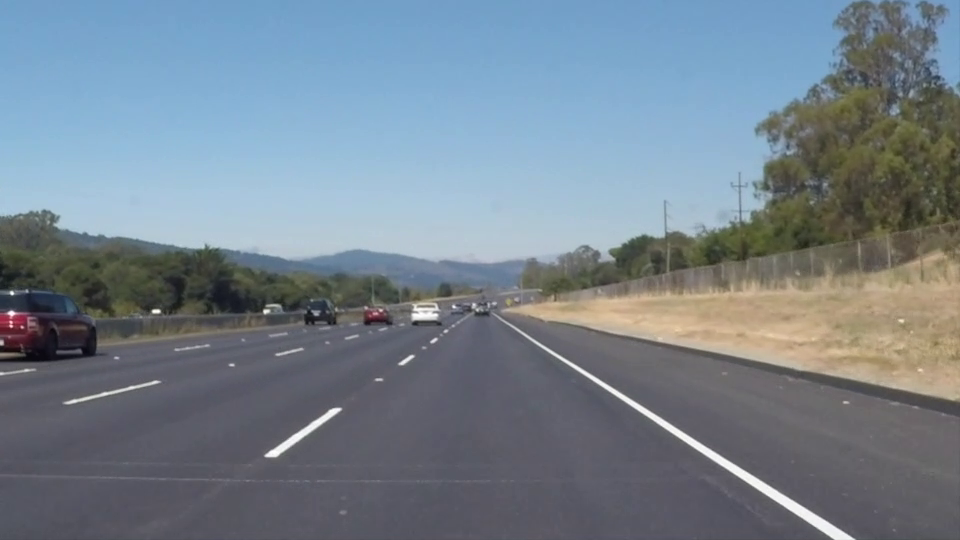
#> input picture frame 22 of OpenCV 6일차/실습/mov/solidWhiteRight.mp4, 960 x 540 px, given in place of challenge.mp4, which was not available
$ python opencv_56.py
#> lines starting #> are read from the running program, lines starting #| are printed output that depends on the picture; after the words box and inside, x2 and y2 are one past the last pixel; in counts of white or black regions, pixels touching at a corner belong together; pictures that were not available may be replaced by others from this repository, and a replacement may not be noted
# OpenCV 차선인식 엣지 동영상 출력
import cv2
import numpy as np

capture = cv2.VideoCapture('mov/challenge.mp4',)

trap_bottom_width = 0.8
trap_top_width = 0.1
trap_height = 0.4

rho = 2
theta = 1 * np.pi / 180
threshold = 15
min_line_lenght = 10
max_line_gap = 20

if capture.isOpened() == False:
    print("동영상을 열수없습니다.")
    exit(1)

while True:
    ret, img_frame = capture.read()
#> img_frame is the input picture: shape (540, 960, 3); mean B, G, R 141.9, 130.7, 117.7

    img_frames = img_frame.copy()
    img_frames1 = img_frame.copy()
    img_frames2 = img_frame.copy()

    capture_hsv = cv2.cvtColor(img_frame, cv2.COLOR_BGR2HSV)
#> capture_hsv: shape (540, 960, 3); mean H, S, V 94.9, 54.6, 147.7
    capture_gray = cv2.cvtColor(img_frame, cv2.COLOR_BGR2GRAY)
    capture_grays = cv2.cvtColor(capture_gray, cv2.COLOR_GRAY2BGR)

    # 블러(흐림)을 사용해서 노이즈 제거
    img_gauss = cv2.GaussianBlur(capture_gray, (5, 5), 0)
    img_gausss = cv2.merge((img_gauss, img_gauss, img_gauss))

    # 임계값(Threshold)를 사용하여 이진화
    _, frame_binary = cv2.threshold(img_gauss, 0, 255, cv2.THRESH_OTSU + cv2.THRESH_BINARY)
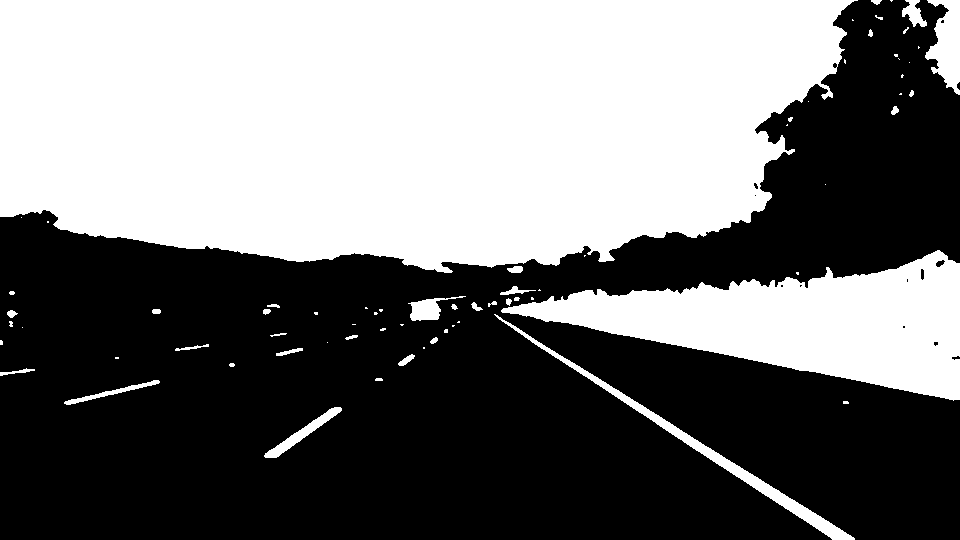
#> frame_binary: shape (540, 960); 46.1% white; 71 white regions (38 under 20 px), largest, box (x1, y1, x2, y2) and area: (0, 0, 858, 273) 196514, (501, 250, 960, 401) 33319, (494, 314, 855, 540) 3389
    frame_binarys = cv2.merge((frame_binary, frame_binary, frame_binary))

    # 외각선(엣지) 구하기 : Canny 엣지를 사용
    frame_canny = cv2.Canny(frame_binary, 50, 150)
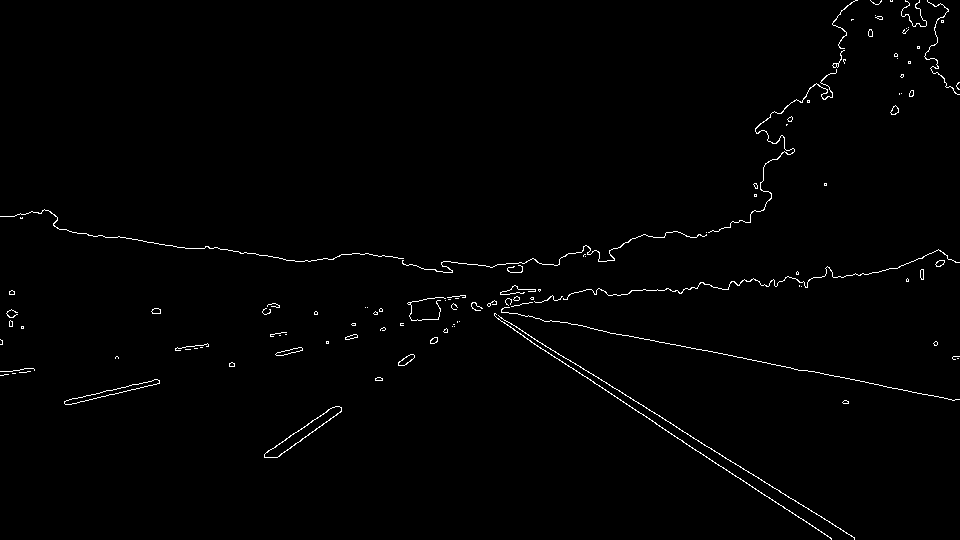
#> frame_canny: shape (540, 960); 1% white in thin lines or dots
    frame_cannys = cv2.merge((frame_canny, frame_canny, frame_canny))
#> frame_cannys: shape (540, 960, 3); 1% white in thin lines or dots

    # 허프 변환
    # cv2.HoughLinesP(image, rho, theta, threshold, minLineLength, maxLineGap) → lines
    # image – 8bit, single-channel binary image, canny edge를 선 적용.
    # rho – r 값의 범위 (0 ~ 1 실수)
    # theta – 𝜃 값의 범위(0 ~ 180 정수)
    # threshold – 만나는 점의 기준, 숫자가 작으면 많은 선이 검출되지만 정확도가 떨어지고, 숫자가 크면 정확도가 올라감.
    # minLineLength – 선의 최소 길이. 이 값보다 작으면 reject.
    # maxLineGap – 선과 선사이의 최대 허용간격. 이 값보다 작으며 reject.
    lines = cv2.HoughLinesP(frame_canny, rho, theta, threshold, minLineLength=min_line_lenght, maxLineGap=max_line_gap)
#> lines = 286 rows, first 6: [471, 305, 882, 385], [617, 398, 830, 537], [494, 313, 854, 538], [833, 277, 843, 277], [436, 271, 450, 272], [132, 239, 142, 240]

    for i, line in enumerate(lines):
        cv2.line(img_frames1, (line[0][0], line[0][1]), (line[0][2], line[0][3]), (0, 255, 0), 1)
#> this loop made 286 passes

    img_hsv = cv2.cvtColor(img_frame, cv2.COLOR_BGR2HSV)
    img_h, img_S, img_v = cv2.split(img_hsv)

    # HSV로 노랑색 정보를 좀 더 구체적으로 표시
    lower_yellow = (20, 125, 130)  # 자료형은 튜플형태로(H, S, V)
    upper_yellow = (40, 255, 255)  # 자료형은 튜플형태로(H, S, V)

    # HSV로 하얀색 정보를 좀 더 구체적으로 표시
    img_dst_w = np.copy(img_frame)

    bgr_threshold = [200, 200, 200]

    # BGR 제한 값보다 작으면 검은색으로
    thresholds = (img_frame[:, :, 0] < bgr_threshold[0]) \
                 | (img_frame[:, :, 1] < bgr_threshold[1]) \
                 | (img_frame[:, :, 2] < bgr_threshold[2])
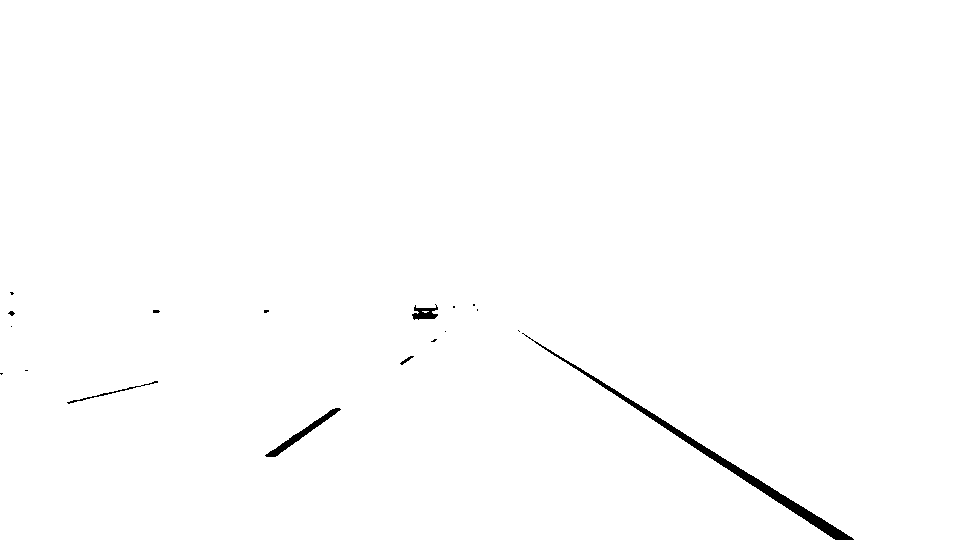
#> thresholds: shape (540, 960) bool; 99.3% white; 18 black regions (12 under 20 px), largest, box (x1, y1, x2, y2) and area: (522, 333, 854, 540) 2336, (265, 408, 341, 457) 524, (412, 304, 438, 320) 236, (67, 381, 158, 404) 148, (400, 356, 414, 365) 39, (8, 311, 15, 316) 21
    img_dst_w[thresholds] = [0, 0, 0]

    img_mask_y = cv2.inRange(img_hsv, lower_yellow, upper_yellow)  # 노랑색 정보 추출(특정 범위 안에 있는 행렬 원소 검출)
#> img_mask_y: shape (540, 960); every value is 0
    img_mask_ys = cv2.merge((img_mask_y, img_mask_y, img_mask_y))
#> img_mask_ys: shape (540, 960, 3); every value is 0
    img_dst_y = cv2.bitwise_and(img_frame, img_frame, mask=img_mask_y)  # AND 비트연산

    img_dst_yw = cv2.addWeighted(img_dst_y, 1.0, img_dst_w, 1.0, 0)

    img_zero = np.zeros_like(img_frames)
    height, width = img_zero.shape[:2]
#> height = 540; width = 960

    pts = np.array([[
        ((width * (1-trap_bottom_width)) // 2, height),
        ((width * (1-trap_top_width)) // 2, (1-trap_height) * height),
        (width - (width * (1-trap_top_width)) // 2, (1-trap_height) * height),
        (width -(width * (1-trap_bottom_width)) // 2, height)]],
        dtype=np.int32)

    cv2.fillPoly(img_zero, pts, (255, 255, 255), cv2.LINE_AA)

    img_frames_poly = cv2.bitwise_and(img_frames, img_zero)
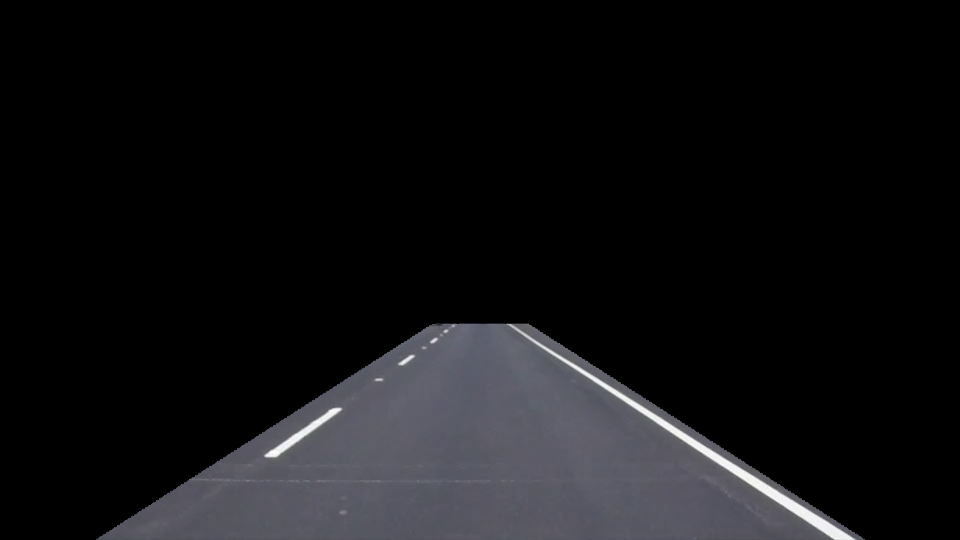
#> img_frames_poly: shape (540, 960, 3); mean B, G, R 19.3, 17.5, 17.5
    img_poly = cv2.bitwise_and(img_dst_yw, img_zero)

    img_zero = np.zeros_like(frame_canny)
    height, width = img_zero.shape[:2]

    pts = np.array([[
        ((width * (1-trap_bottom_width)) // 2, height),
        ((width * (1-trap_top_width)) // 2, (1-trap_height) * height),
        (width - (width * (1-trap_top_width)) // 2, (1-trap_height) * height),
        (width -(width * (1-trap_bottom_width)) // 2, height)]],
        dtype=np.int32)

    cv2.fillPoly(img_zero, pts, 255, cv2.LINE_AA)
#> img_zero: shape (540, 960)

    img_canny_poly = cv2.bitwise_and(frame_canny, img_zero)
    img_canny_polys = cv2.merge((img_canny_poly, img_canny_poly, img_canny_poly))
    img_frame_canny_poly = cv2.bitwise_and(img_frames1, img_canny_polys)

    lines = cv2.HoughLinesP(img_canny_poly, rho, theta, threshold, minLineLength=min_line_lenght, maxLineGap=max_line_gap)
#> lines = 20 rows, first 6: [510, 323, 854, 538], [594, 383, 830, 537], [575, 363, 676, 426], [505, 323, 602, 388], [264, 455, 333, 407], [277, 457, 341, 411]

    for i, line in enumerate(lines):
        cv2.line(img_frames2, (line[0][0], line[0][1]), (line[0][2], line[0][3]), (0, 255, 0), 1)
#> this loop made 20 passes
#> line on passes 1 to 12: [[510, 323, 854, 538]], [[594, 383, 830, 537]], [[575, 363, 676, 426]], [[505, 323, 602, 388]], [[264, 455, 333, 407]], [[277, 457, 341, 411]], [[267, 451, 330, 408]], [[381, 380, 437, 341]], [[377, 380, 452, 326]], [[376, 380, 453, 324]], [[808, 508, 854, 537]], [[592, 381, 626, 403]]

    cont = cv2.hconcat([img_frame, capture_hsv, capture_grays, img_gausss, frame_binarys])
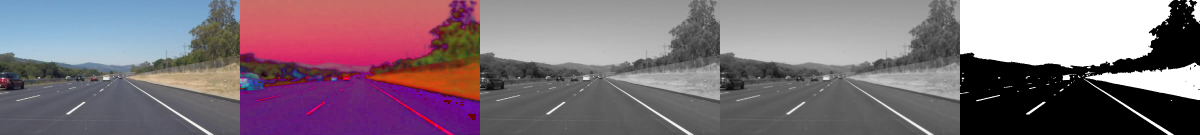
#> cont: shape (540, 4800, 3) (shown at 1/4 size); mean B, G, R 122.1, 111.8, 127.8
    cont1 = cv2.hconcat([frame_cannys, img_frames1, img_frames_poly, img_dst_y, img_dst_w])
    cont2 = cv2.hconcat([img_dst_yw, img_poly, img_canny_polys, img_frame_canny_poly, img_frames2])
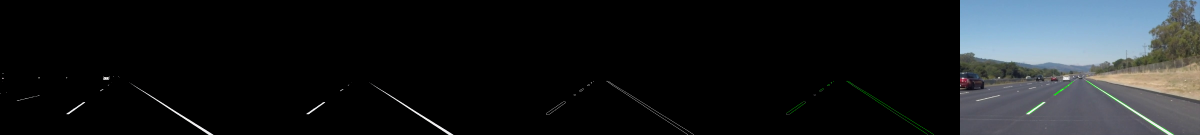
#> cont2: shape (540, 4800, 3) (shown at 1/4 size); mean B, G, R 29, 27, 24.2
    cont3 = cv2.vconcat([cont, cont1, cont2])

    img_frame = cv2.pyrDown(cont3)
#> img_frame: shape (810, 2400, 3)
    img_frame = cv2.pyrDown(img_frame)
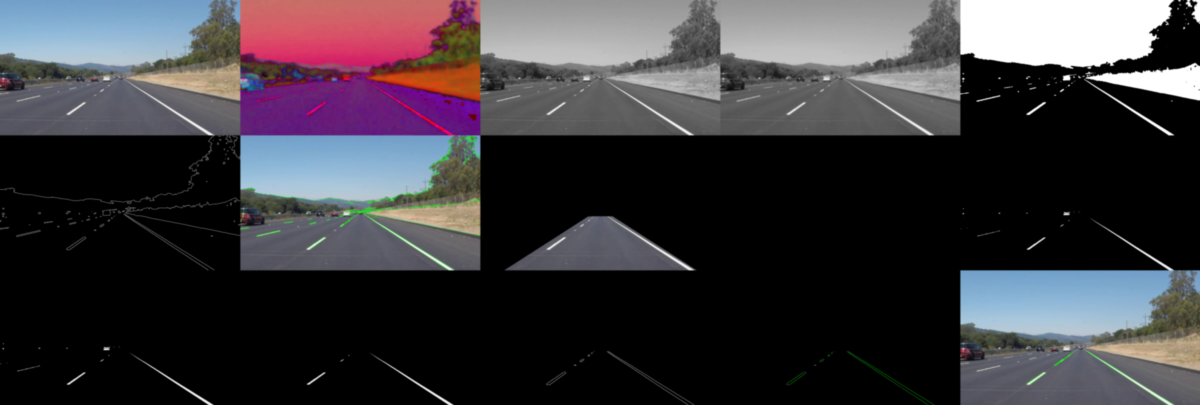
#> img_frame: shape (405, 1200, 3); mean B, G, R 61.4, 56.7, 59.9
    cv2.imshow('Video', img_frame)

    # 동영상이 끝나면 재생되는 프레임의 위치를 0으로 다시 지정
    if capture.get(cv2.CAP_PROP_POS_FRAMES) == capture.get(cv2.CAP_PROP_FRAME_COUNT):
        capture.set(cv2.CAP_PROP_POS_FRAMES, 0)

    key = cv2.waitKey(10)
#> (key Esc is pressed here)
    if key == 27:  # ESC 키
        break

capture.release()
cv2.destroyAllWindows()

$ run again, starting later in the video
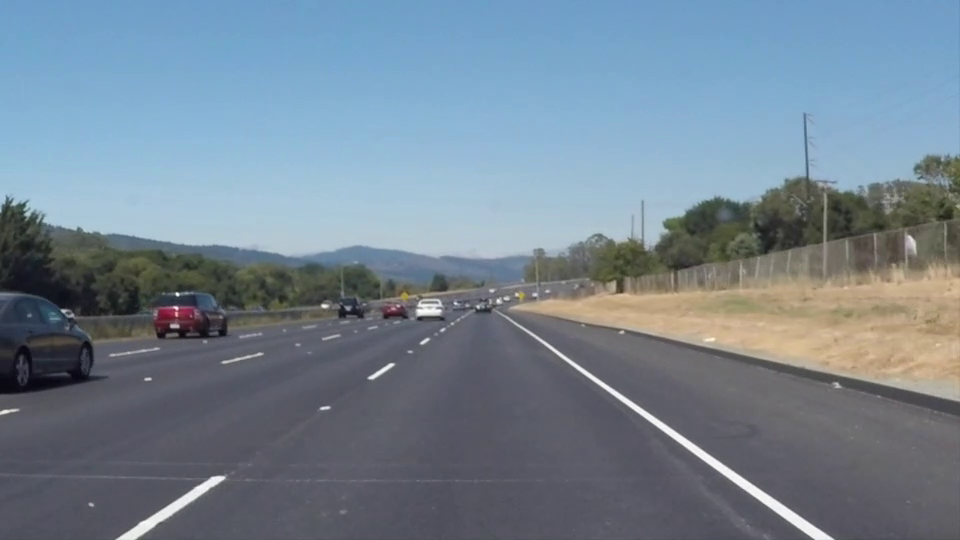
#> input picture frame 99 of OpenCV 6일차/실습/mov/solidWhiteRight.mp4, 960 x 540 px, given in place of challenge.mp4, which was not available
#> img_frame is the input picture: shape (540, 960, 3); mean B, G, R 146, 132.3, 116.7
#> capture_hsv: shape (540, 960, 3); mean H, S, V 97.5, 57, 150.6
#> `_, frame_binary = cv2.threshold(img_gauss, 0, 255, cv2.THRESH_OTSU + c..`:
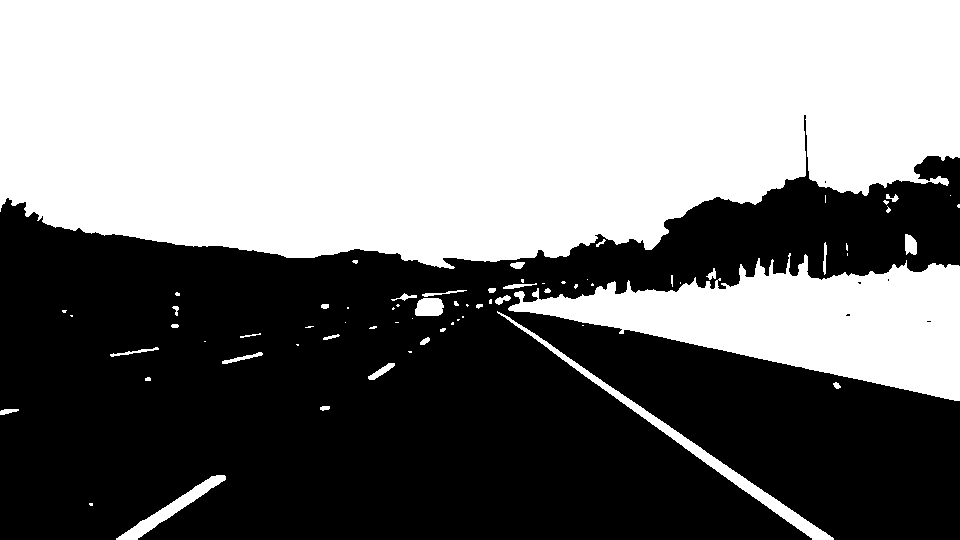
#> frame_binary: shape (540, 960); 50% white; 6 black regions (5 under 20 px), largest, box (x1, y1, x2, y2) and area: (0, 115, 960, 540) 259081
#> frame_canny: shape (540, 960); 1% white in thin lines or dots, all inside (x1, y1, x2, y2) = (0, 115, 960, 540)
#> `lines = cv2.HoughLinesP(frame_canny, rho, theta, threshold, minLineLen..`: lines = 280 rows, first 6: [496, 311, 751, 496], [488, 301, 510, 306], [599, 324, 959, 400], [72, 230, 138, 237], [527, 328, 645, 410], [367, 377, 387, 363]
#> the loop `for i, line in enumerate(lines):` made 280 passes
#> thresholds: shape (540, 960) bool; 99.3% white; 23 black regions (17 under 20 px), largest, box (x1, y1, x2, y2) and area: (524, 329, 833, 540) 2214, (117, 476, 225, 540) 989, (417, 300, 441, 315) 211, (369, 364, 394, 379) 82, (909, 236, 915, 247) 26, (0, 410, 10, 414) 22
#> img_mask_y: shape (540, 960); 0.01% white in thin lines or dots, all inside (x1, y1, x2, y2) = (403, 292, 524, 300)
#> `lines = cv2.HoughLinesP(img_canny_poly, rho, theta, threshold, minLine..`: lines = 22 rows, first 6: [513, 323, 811, 539], [706, 452, 833, 538], [137, 539, 225, 478], [566, 356, 799, 514], [117, 537, 212, 475], [367, 377, 441, 328]
#> the loop `for i, line in enumerate(lines):` made 22 passes
#> `img_frame = cv2.pyrDown(img_frame)`:
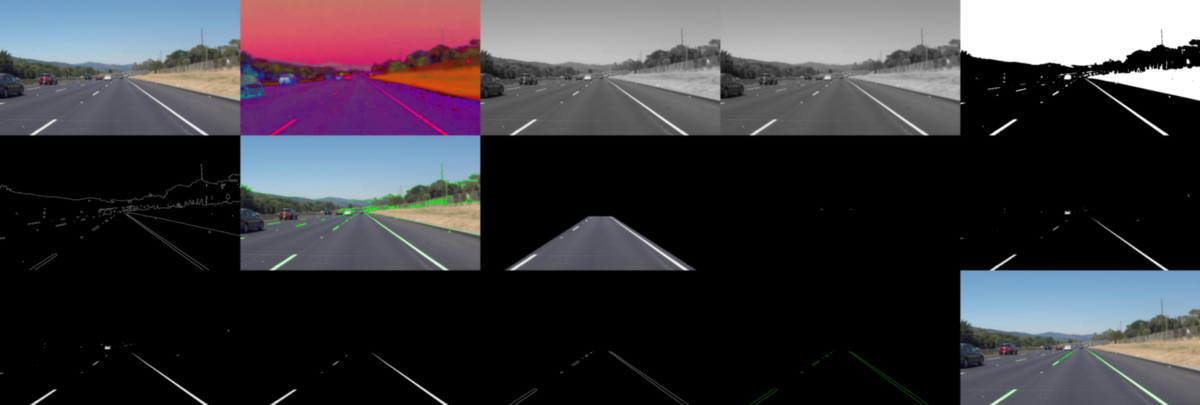
#> img_frame: shape (405, 1200, 3); mean B, G, R 63.2, 58, 60.8

$ run again, starting later in the video
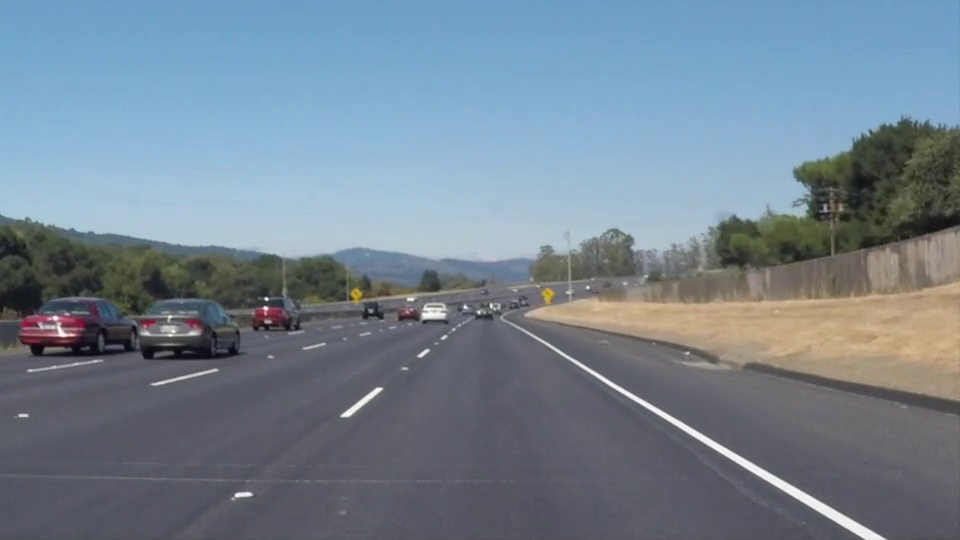
#> input picture frame 176 of OpenCV 6일차/실습/mov/solidWhiteRight.mp4, 960 x 540 px, given in place of challenge.mp4, which was not available
#> img_frame is the input picture: shape (540, 960, 3); mean B, G, R 145.2, 131.6, 116.5
#> capture_hsv: shape (540, 960, 3); mean H, S, V 97, 56.8, 150.1
#> `_, frame_binary = cv2.threshold(img_gauss, 0, 255, cv2.THRESH_OTSU + c..`:
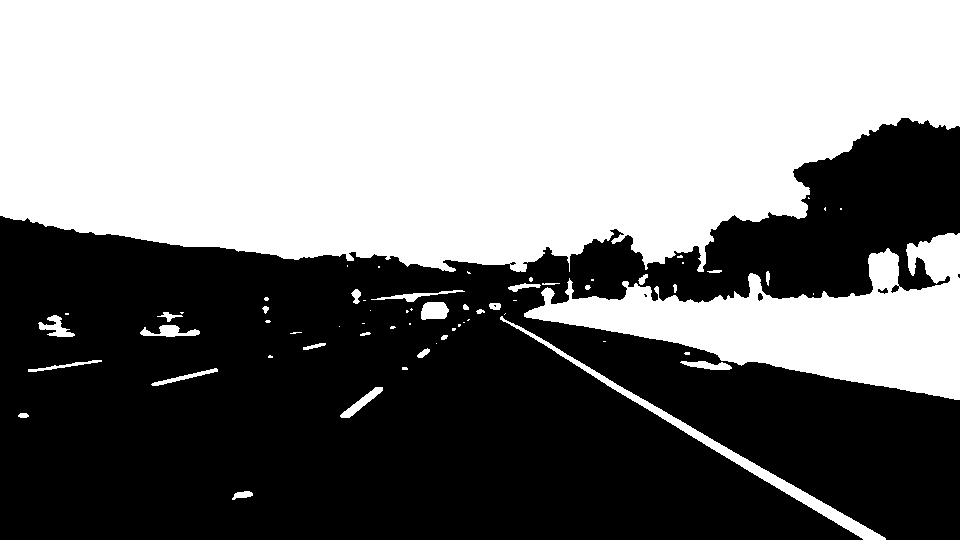
#> frame_binary: shape (540, 960); 49.7% white; 65 white regions (35 under 20 px), largest, box (x1, y1, x2, y2) and area: (0, 0, 960, 272) 219292, (524, 233, 960, 400) 30997, (500, 316, 886, 540) 3424
#> frame_canny: shape (540, 960); 1.1% white in thin lines or dots, all inside (x1, y1, x2, y2) = (0, 117, 960, 540)
#> `lines = cv2.HoughLinesP(frame_canny, rho, theta, threshold, minLineLen..`: lines = 349 rows, first 6: [594, 377, 862, 538], [555, 347, 885, 538], [795, 168, 850, 150], [748, 281, 766, 282], [751, 361, 909, 391], [581, 325, 695, 347]
#> the loop `for i, line in enumerate(lines):` made 349 passes
#> thresholds: shape (540, 960) bool; 99.4% white; 37 black regions (30 under 20 px), largest, box (x1, y1, x2, y2) and area: (532, 335, 885, 540) 2264, (341, 388, 382, 417) 217, (422, 306, 445, 319) 182
#> img_mask_y: shape (540, 960); 0.04% white; 6 white regions (4 under 20 px), largest, box (x1, y1, x2, y2) and area: (352, 288, 362, 302) 93, (544, 290, 554, 304) 90
#> `lines = cv2.HoughLinesP(img_canny_poly, rho, theta, threshold, minLine..`: lines = 23 rows, first 6: [586, 372, 862, 538], [507, 323, 547, 346], [417, 354, 442, 335], [600, 374, 691, 427], [341, 413, 378, 386], [350, 417, 382, 391]
#> the loop `for i, line in enumerate(lines):` made 23 passes
#> `img_frame = cv2.pyrDown(img_frame)`:
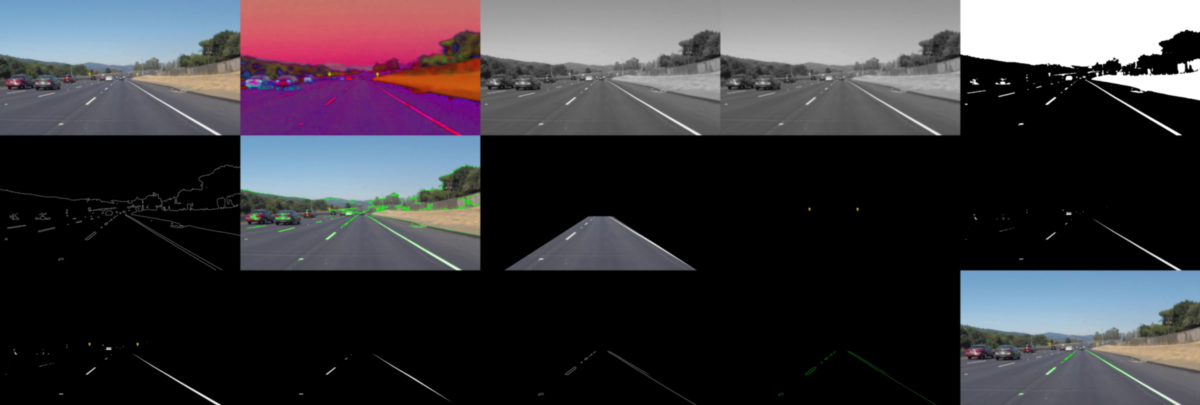
#> img_frame: shape (405, 1200, 3); mean B, G, R 62.8, 57.6, 60.4
